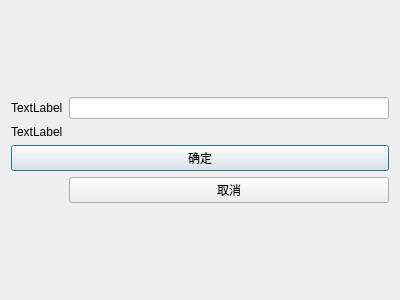
<?xml version="1.0" encoding="UTF-8"?>
<ui version="4.0">
 <class>GameWinDialogClass</class>
 <widget class="QDialog" name="GameWinDialogClass">
  <property name="geometry">
   <rect>
    <x>0</x>
    <y>0</y>
    <width>400</width>
    <height>300</height>
   </rect>
  </property>
  <property name="windowTitle">
   <string>GameWinDialog</string>
  </property>
  <layout class="QFormLayout" name="formLayout">
   <item row="0" column="1">
    <spacer name="verticalSpacer_2">
     <property name="orientation">
      <enum>Qt::Vertical</enum>
     </property>
     <property name="sizeHint" stdset="0">
      <size>
       <width>20</width>
       <height>40</height>
      </size>
     </property>
    </spacer>
   </item>
   <item row="1" column="0">
    <widget class="QLabel" name="label">
     <property name="text">
      <string>TextLabel</string>
     </property>
    </widget>
   </item>
   <item row="1" column="1">
    <widget class="QLineEdit" name="nameLine"/>
   </item>
   <item row="2" column="0" colspan="2">
    <widget class="QLabel" name="label_2">
     <property name="text">
      <string>TextLabel</string>
     </property>
    </widget>
   </item>
   <item row="3" column="0" colspan="2">
    <widget class="QPushButton" name="okBtn">
     <property name="text">
      <string>确定</string>
     </property>
    </widget>
   </item>
   <item row="4" column="1">
    <widget class="QPushButton" name="cancelBtn">
     <property name="text">
      <string>取消</string>
     </property>
    </widget>
   </item>
   <item row="5" column="1">
    <spacer name="verticalSpacer">
     <property name="orientation">
      <enum>Qt::Vertical</enum>
     </property>
     <property name="sizeHint" stdset="0">
      <size>
       <width>20</width>
       <height>40</height>
      </size>
     </property>
    </spacer>
   </item>
  </layout>
 </widget>
 <layoutdefault spacing="6" margin="11"/>
 <resources/>
 <connections>
  <connection>
   <sender>okBtn</sender>
   <signal>clicked()</signal>
   <receiver>GameWinDialogClass</receiver>
   <slot>accept()</slot>
   <hints>
    <hint type="sourcelabel">
     <x>97</x>
     <y>171</y>
    </hint>
    <hint type="destinationlabel">
     <x>199</x>
     <y>149</y>
    </hint>
   </hints>
  </connection>
  <connection>
   <sender>cancelBtn</sender>
   <signal>clicked()</signal>
   <receiver>GameWinDialogClass</receiver>
   <slot>reject()</slot>
   <hints>
    <hint type="sourcelabel">
     <x>317</x>
     <y>171</y>
    </hint>
    <hint type="destinationlabel">
     <x>199</x>
     <y>149</y>
    </hint>
   </hints>
  </connection>
 </connections>
</ui>
